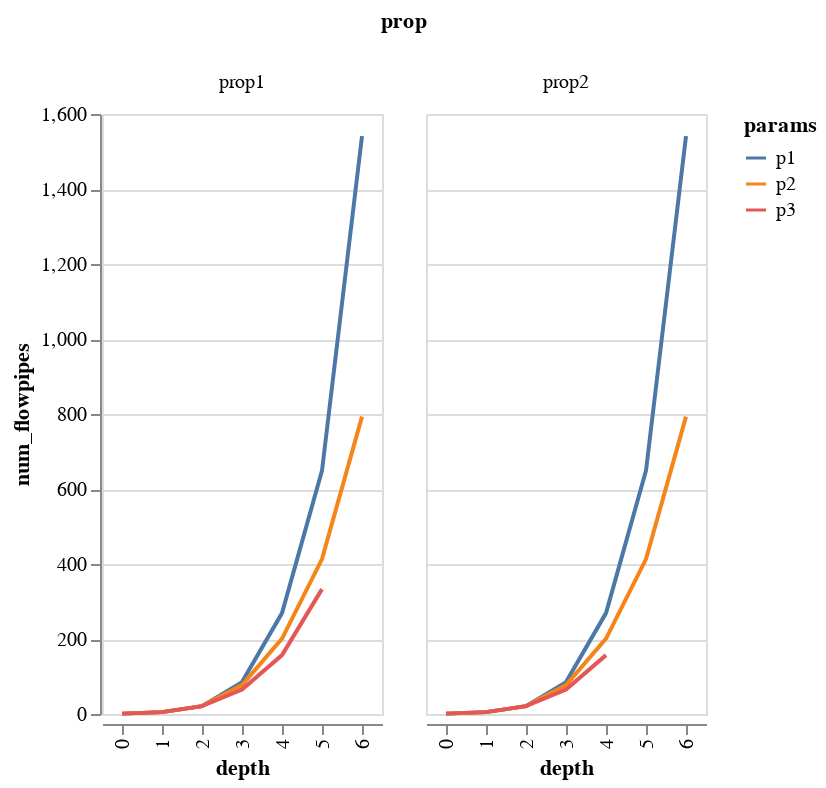

Write notebook code for a chart like this one.
### Code cell
alt.Chart(df).mark_line(
#).transform_calculate(dset='datum.params + "," + datum.variant'
).transform_filter(
    alt.datum.variant == ''
).encode(
    alt.X('depth:O'),
    alt.Y('num_flowpipes'),
    alt.Color('params:N'),
    alt.Column('prop')
)

### Figure 1 — Vega-Lite specification as saved in the notebook (floating-point values rounded to 4 significant figures)
{"config": {"view": {"continuousWidth": 400, "continuousHeight": 300}}, "data": {"name": "data-607428ce9d9335af8c4b796e5f572cea"}, "mark": "line", "encoding": {"color": {"type": "nominal", "field": "params"}, "column": {"type": "nominal", "field": "prop"}, "x": {"type": "ordinal", "field": "depth"}, "y": {"type": "quantitative", "field": "num_flowpipes"}}, "transform": [{"filter": "(datum.variant === '')"}], "$schema": "https://vega.github.io/schema/vega-lite/v4.8.1.json", "datasets": {"data-607428ce9d9335af8c4b796e5f572cea": [{"params": "p1", "prop": "prop1", "variant": "", "depth": 0.0, "total": 0.07826, "num_flowpipes": 1.0, "flowstar": 0.01636, "composition": 0.0, "monitoring": 0.0619}, {"params": "p1", "prop": "prop1", "variant": "", "depth": 1.0, "total": 0.2614, "num_flowpipes": 5.0, "flowstar": 0.08205, "composition": 0.0, "monitoring": 0.1794}, {"params": "p1", "prop": "prop1", "variant": "", "depth": 2.0, "total": 1.071, "num_flowpipes": 21.0, "flowstar": 0.4826, "composition": 0.0, "monitoring": 0.5883}, {"params": "p1", "prop": "prop1", "variant": "", "depth": 3.0, "total": 44.9, "num_flowpipes": 85.0, "flowstar": 37.57, "composition": 2.957, "monitoring": 4.375}, {"params": "p1", "prop": "prop1", "variant": "", "depth": 4.0, "total": 237.8, "num_flowpipes": 269.0, "flowstar": 200.1, "composition": 14.18, "monitoring": 23.56}, {"params": "p1", "prop": "prop1", "variant": "", "depth": 5.0, "total": 636.5, "num_flowpipes": 649.0, "flowstar": 532.1, "composition": 34.09, "monitoring": 70.34}, {"params": "p1", "prop": "prop1", "variant": "", "depth": 6.0, "total": 1408.0, "num_flowpipes": 1541.0, "flowstar": 1146.0, "composition": 66.49, "monitoring": 195.4}, {"params": "p1", "prop": "prop1", "variant": "physical", "depth": 0.0, "total": 0.06236, "num_flowpipes": 1.0, "flowstar": 0.01666, "composition": 0.0, "monitoring": 0.04571}, {"params": "p1", "prop": "prop1", "variant": "physical", "depth": 1.0, "total": 0.2082, "num_flowpipes": 5.0, "flowstar": 0.06389, "composition": 0.0, "monitoring": 0.1443}, {"params": "p1", "prop": "prop1", "variant": "physical", "depth": 2.0, "total": 0.8512, "num_flowpipes": 21.0, "flowstar": 0.3629, "composition": 0.0, "monitoring": 0.4883}, {"params": "p1", "prop": "prop1", "variant": "physical", "depth": 3.0, "total": 46.16, "num_flowpipes": 85.0, "flowstar": 38.78, "composition": 3.004, "monitoring": 4.378}, {"params": "p1", "prop": "prop1", "variant": "physical", "depth": 4.0, "total": 354.6, "num_flowpipes": 341.0, "flowstar": 308.9, "composition": 16.43, "monitoring": 29.23}, {"params": "p1", "prop": "prop1", "variant": "physical", "depth": 5.0, "total": 1644.0, "num_flowpipes": 1365.0, "flowstar": 1474.0, "composition": 46.58, "monitoring": 123.1}, {"params": "p1", "prop": "prop1", "variant": "physical", "depth": 6.0, "total": 6085.0, "num_flowpipes": 5461.0, "flowstar": 5534.0, "composition": 102.0, "monitoring": 449.5}, {"params": "p1", "prop": "prop2", "variant": "", "depth": 0.0, "total": 0.0486, "num_flowpipes": 1.0, "flowstar": 0.0141, "composition": 0.0, "monitoring": 0.0345}, {"params": "p1", "prop": "prop2", "variant": "", "depth": 1.0, "total": 0.1524, "num_flowpipes": 5.0, "flowstar": 0.07693, "composition": 0.0, "monitoring": 0.07551}, {"params": "p1", "prop": "prop2", "variant": "", "depth": 2.0, "total": 0.5646, "num_flowpipes": 21.0, "flowstar": 0.359, "composition": 0.0, "monitoring": 0.2056}, {"params": "p1", "prop": "prop2", "variant": "", "depth": 3.0, "total": 44.35, "num_flowpipes": 85.0, "flowstar": 36.19, "composition": 5.546, "monitoring": 2.618}, {"params": "p1", "prop": "prop2", "variant": "", "depth": 4.0, "total": 247.5, "num_flowpipes": 269.0, "flowstar": 209.6, "composition": 24.34, "monitoring": 13.6}, {"params": "p1", "prop": "prop2", "variant": "", "depth": 5.0, "total": 650.6, "num_flowpipes": 649.0, "flowstar": 560.0, "composition": 49.31, "monitoring": 41.3}, {"params": "p1", "prop": "prop2", "variant": "", "depth": 6.0, "total": 1420.0, "num_flowpipes": 1541.0, "flowstar": 1214.0, "composition": 89.05, "monitoring": 117.4}, {"params": "p1", "prop": "prop2", "variant": "physical", "depth": 0.0, "total": 0.03732, "num_flowpipes": 1.0, "flowstar": 0.01162, "composition": 0.0, "monitoring": 0.0257}, {"params": "p1", "prop": "prop2", "variant": "physical", "depth": 1.0, "total": 0.1302, "num_flowpipes": 5.0, "flowstar": 0.06227, "composition": 0.0, "monitoring": 0.06796}, {"params": "p1", "prop": "prop2", "variant": "physical", "depth": 2.0, "total": 0.5664, "num_flowpipes": 21.0, "flowstar": 0.3655, "composition": 0.0, "monitoring": 0.2009}, {"params": "p1", "prop": "prop2", "variant": "physical", "depth": 3.0, "total": 44.12, "num_flowpipes": 85.0, "flowstar": 36.0, "composition": 5.507, "monitoring": 2.606}, {"params": "p1", "prop": "prop2", "variant": "physical", "depth": 4.0, "total": 345.1, "num_flowpipes": 341.0, "flowstar": 300.2, "composition": 28.7, "monitoring": 16.19}, {"params": "p1", "prop": "prop2", "variant": "physical", "depth": 5.0, "total": 1594.0, "num_flowpipes": 1365.0, "flowstar": 1462.0, "composition": 67.66, "monitoring": 64.51}, {"params": "p1", "prop": "prop2", "variant": "physical", "depth": 6.0, "total": 5929.0, "num_flowpipes": 5461.0, "flowstar": 5564.0, "composition": 135.1, "monitoring": 229.9}, {"params": "p2", "prop": "prop1", "variant": "", "depth": 0.0, "total": 0.06649, "num_flowpipes": 1.0, "flowstar": 0.02403, "composition": 0.0, "monitoring": 0.04246}, {"params": "p2", "prop": "prop1", "variant": "", "depth": 1.0, "total": 0.2472, "num_flowpipes": 5.0, "flowstar": 0.1154, "composition": 0.0, "monitoring": 0.1318}, {"params": "p2", "prop": "prop1", "variant": "", "depth": 2.0, "total": 20.97, "num_flowpipes": 21.0, "flowstar": 20.2, "composition": 0.0, "monitoring": 0.775}, {"params": "p2", "prop": "prop1", "variant": "", "depth": 3.0, "total": 202.0, "num_flowpipes": 77.0, "flowstar": 169.6, "composition": 19.89, "monitoring": 12.44}, {"params": "p2", "prop": "prop1", "variant": "", "depth": 4.0, "total": 694.6, "num_flowpipes": 201.0, "flowstar": 590.2, "composition": 52.96, "monitoring": 51.45}, {"params": "p2", "prop": "prop1", "variant": "", "depth": 5.0, "total": 1729.0, "num_flowpipes": 413.0, "flowstar": 1408.0, "composition": 152.6, "monitoring": 167.6}, {"params": "p2", "prop": "prop1", "variant": "", "depth": 6.0, "total": 3549.0, "num_flowpipes": 793.0, "flowstar": 2826.0, "composition": 270.7, "monitoring": 453.2}, {"params": "p2", "prop": "prop2", "variant": "", "depth": 0.0, "total": 0.07834, "num_flowpipes": 1.0, "flowstar": 0.02625, "composition": 0.0, "monitoring": 0.05209}, {"params": "p2", "prop": "prop2", "variant": "", "depth": 1.0, "total": 0.1592, "num_flowpipes": 5.0, "flowstar": 0.1016, "composition": 0.0, "monitoring": 0.05754}, {"params": "p2", "prop": "prop2", "variant": "", "depth": 2.0, "total": 38.27, "num_flowpipes": 21.0, "flowstar": 21.66, "composition": 14.99, "monitoring": 1.626}, {"params": "p2", "prop": "prop2", "variant": "", "depth": 3.0, "total": 238.3, "num_flowpipes": 77.0, "flowstar": 186.1, "composition": 41.7, "monitoring": 10.52}, {"params": "p2", "prop": "prop2", "variant": "", "depth": 4.0, "total": 798.2, "num_flowpipes": 201.0, "flowstar": 651.0, "composition": 104.5, "monitoring": 42.69}, {"params": "p2", "prop": "prop2", "variant": "", "depth": 5.0, "total": 1868.0, "num_flowpipes": 413.0, "flowstar": 1522.0, "composition": 208.5, "monitoring": 138.0}, {"params": "p2", "prop": "prop2", "variant": "", "depth": 6.0, "total": 3821.0, "num_flowpipes": 793.0, "flowstar": 3055.0, "composition": 335.7, "monitoring": 430.7}, {"params": "p3", "prop": "prop1", "variant": "", "depth": 0.0, "total": 0.08964, "num_flowpipes": 1.0, "flowstar": 0.0476, "composition": 0.0, "monitoring": 0.04205}, {"params": "p3", "prop": "prop1", "variant": "", "depth": 1.0, "total": 3.52, "num_flowpipes": 5.0, "flowstar": 3.378, "composition": 0.0, "monitoring": 0.1415}, {"params": "p3", "prop": "prop1", "variant": "", "depth": 2.0, "total": 275.5, "num_flowpipes": 21.0, "flowstar": 212.6, "composition": 52.12, "monitoring": 10.76}, {"params": "p3", "prop": "prop1", "variant": "", "depth": 3.0, "total": 1338.0, "num_flowpipes": 65.0, "flowstar": 1075.0, "composition": 190.9, "monitoring": 72.66}, {"params": "p3", "prop": "prop1", "variant": "", "depth": 4.0, "total": 3994.0, "num_flowpipes": 157.0, "flowstar": 3119.0, "composition": 586.5, "monitoring": 287.9}, {"params": "p3", "prop": "prop1", "variant": "", "depth": 5.0, "total": 9220.0, "num_flowpipes": 333.0, "flowstar": 7056.0, "composition": 1286.0, "monitoring": 878.2}, {"params": "p3", "prop": "prop2", "variant": "", "depth": 0.0, "total": 0.07542, "num_flowpipes": 1.0, "flowstar": 0.04689, "composition": 0.0, "monitoring": 0.02852}, {"params": "p3", "prop": "prop2", "variant": "", "depth": 1.0, "total": 2.936, "num_flowpipes": 5.0, "flowstar": 2.867, "composition": 0.0, "monitoring": 0.06922}, {"params": "p3", "prop": "prop2", "variant": "", "depth": 2.0, "total": 344.3, "num_flowpipes": 21.0, "flowstar": 207.6, "composition": 127.0, "monitoring": 9.66}, {"params": "p3", "prop": "prop2", "variant": "", "depth": 3.0, "total": 1445.0, "num_flowpipes": 65.0, "flowstar": 1092.0, "composition": 305.9, "monitoring": 47.48}, {"params": "p3", "prop": "prop2", "variant": "", "depth": 4.0, "total": 4024.0, "num_flowpipes": 157.0, "flowstar": 3203.0, "composition": 648.6, "monitoring": 172.4}]}}
